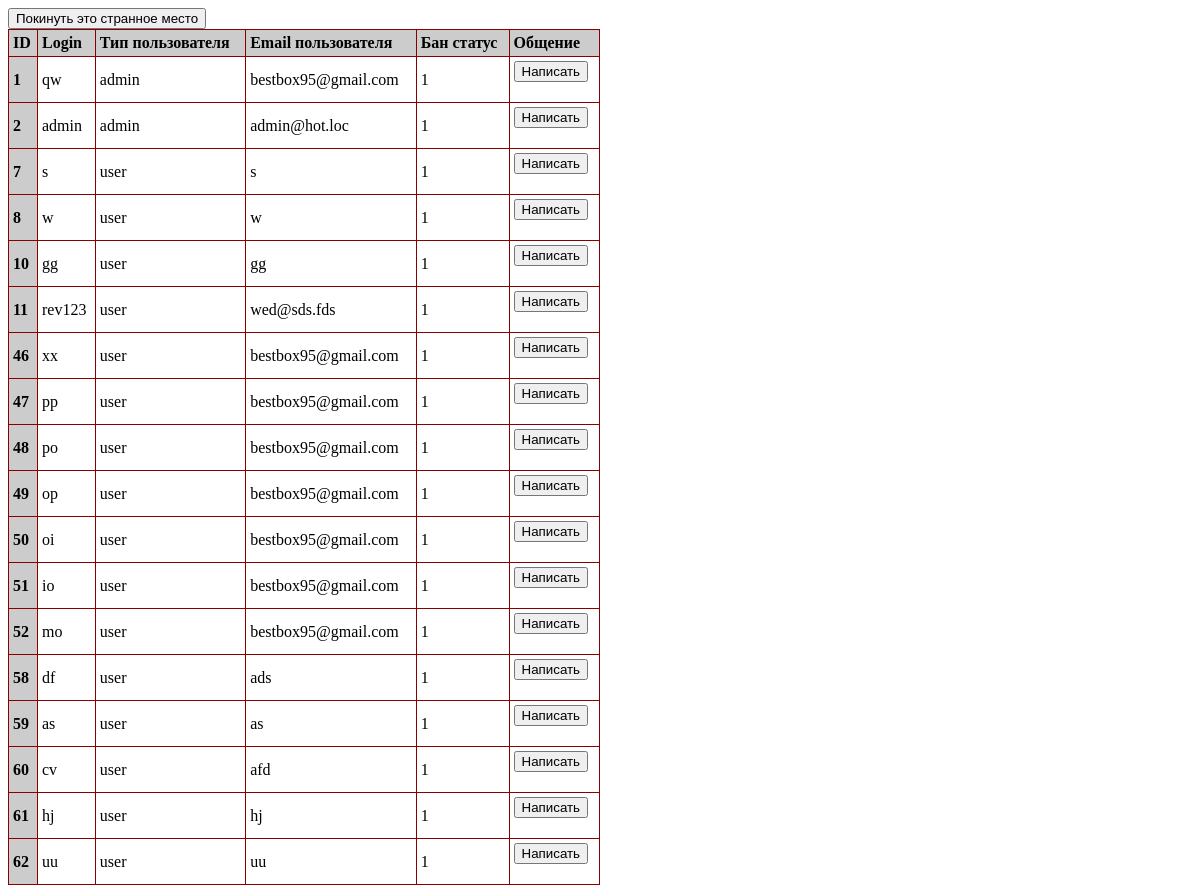
/users_table.php, run on the app's committed database.
### tables this page shows
CREATE TABLE `users` (
  `id` int(11) NOT NULL,
  `login` varchar(50) NOT NULL,
  `password` varchar(32) NOT NULL,
  `time` timestamp NOT NULL DEFAULT CURRENT_TIMESTAMP,
  `id_type` smallint(4) NOT NULL DEFAULT '1',
  `banned` tinyint(1) NOT NULL DEFAULT '0',
  `email` varchar(32) NOT NULL
);

CREATE TABLE `type` (
  `id` int(11) NOT NULL,
  `id_type` int(11) NOT NULL,
  `value` varchar(32) NOT NULL
);

### users_table.php (the view, shortened to what this page needs)
<?php
require_once 'params.php';
$res = $mysqli->query("SELECT users.id, users.login, users.email, type.value AS type, users.banned FROM users, type WHERE users.id_type = type.id_type");
$string="";
while($user_info=$res->fetch_assoc()){
$string.="
<tr>
    <th>{$user_info['id']}</th>
    <td>{$user_info['login']}</td>
    <td>{$user_info['type']}</td>
    <td>{$user_info['email']}</td>
	<td>{$user_info['banned']}</td>
	<td>
	<form action='/sendmes' method='POST' >
	<input type='submit' name='users' value='Написать' >
	<input hidden type='text' name='username' value={$user_info['login']} >
	</form>
	</td>
</tr>";
}
echo <<<XOF
<html>
 <head>
  <meta http-equiv="Content-Type" content="text/html; charset=utf-8">
  <title>Таблица пользователей</title>
  <style type="text/css">
    table {
     border-collapse: collapse; /* Отображать двойные линии как одинарные */
    }
    th {
     background: #ccc; /* Цвет фона */
     text-align: left; /* Выравнивание по левому краю */
    }
    td, th {
     border: 1px solid #800; /* Параметры границы */
     padding: 4px; /* Поля в ячейках */
    }
  </style>
 </head>
 <body>
 <table width="50%" cellspacing="0" border="1">
   <tr>
    <th>ID</th>
    <th>Login</th>
    <th>Тип пользователя</th>
	<th>Email пользователя</th>
	<th>Бан статус</th>
	<th>Общение</th>
   </tr>
   {$string}
 </body>
</html>
XOF;
echo <<<XOF
<form action="/index">
<input type="submit" name="logout" value="Покинуть это странное место" />
</form>
XOF;

### users_table.php (style rules this page uses)
table { border-collapse: collapse; }
th { background: #ccc; text-align: left; }
td, th { border: 1px solid #800; padding: 4px; }

### data on the page
users: id "1", login "qw", type.value "admin", email "bestbox95@gmail.com", banned "1"
users: id "2", login "admin", type.value "admin", email "admin@hot.loc", banned "1"
users: id "7", login "s", type.value "user", email "s", banned "1"
users: id "8", login "w", type.value "user", email "w", banned "1"
users: id "10", login "gg", type.value "user", email "gg", banned "1"
users: id "11", login "rev123", type.value "user", email "wed@sds.fds", banned "1"
users: id "46", login "xx", type.value "user", email "bestbox95@gmail.com", banned "1"
users: id "47", login "pp", type.value "user", email "bestbox95@gmail.com", banned "1"
users: id "48", login "po", type.value "user", email "bestbox95@gmail.com", banned "1"
users: id "49", login "op", type.value "user", email "bestbox95@gmail.com", banned "1"
users: id "50", login "oi", type.value "user", email "bestbox95@gmail.com", banned "1"
users: id "51", login "io", type.value "user", email "bestbox95@gmail.com", banned "1"
users: id "52", login "mo", type.value "user", email "bestbox95@gmail.com", banned "1"
users: id "58", login "df", type.value "user", email "ads", banned "1"
users: id "59", login "as", type.value "user", email "as", banned "1"
users: id "60", login "cv", type.value "user", email "afd", banned "1"
users: id "61", login "hj", type.value "user", email "hj", banned "1"
users: id "62", login "uu", type.value "user", email "uu", banned "1"
